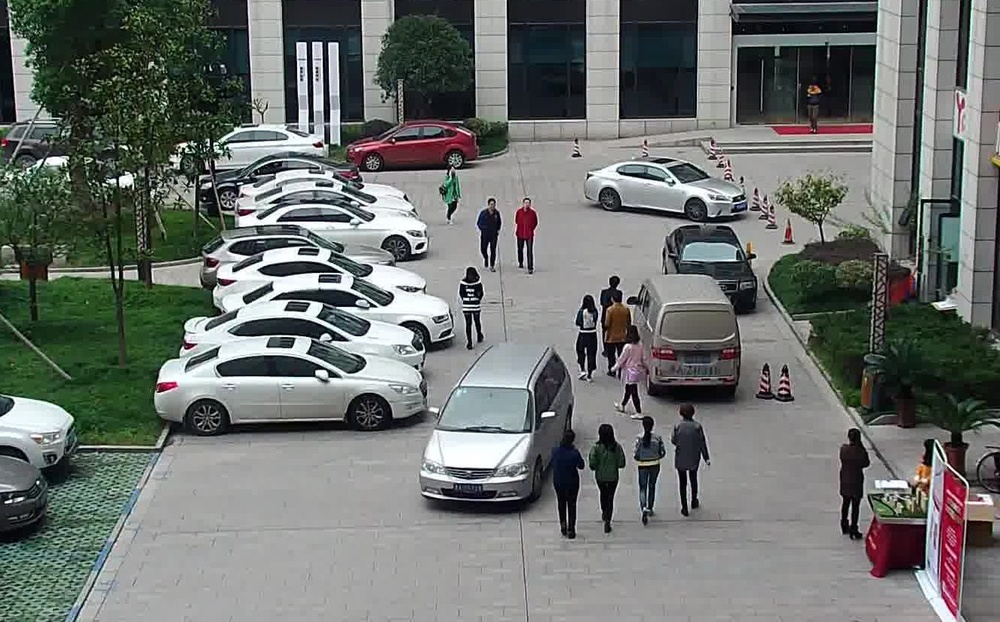
#> input picture yoloFastestV2-usb/parking.jpg, 1000 x 622 px, shrunk from 1326 x 825 before the run, given in place of the camera
$ python contours.py
#> lines starting #> are read from the running program, lines starting #| are printed output that depends on the picture; after the words box and inside, x2 and y2 are one past the last pixel; in counts of white or black regions, pixels touching at a corner belong together
import numpy as np
import cv2 as cv
import argparse
import imutils

cap = cv.VideoCapture(2)

while True:
    _, image = cap.read()
#> image is the input picture: shape (622, 1000, 3); mean B, G, R 109.8, 113.1, 108.8
    imgray = cv.cvtColor(image, cv.COLOR_BGR2GRAY)
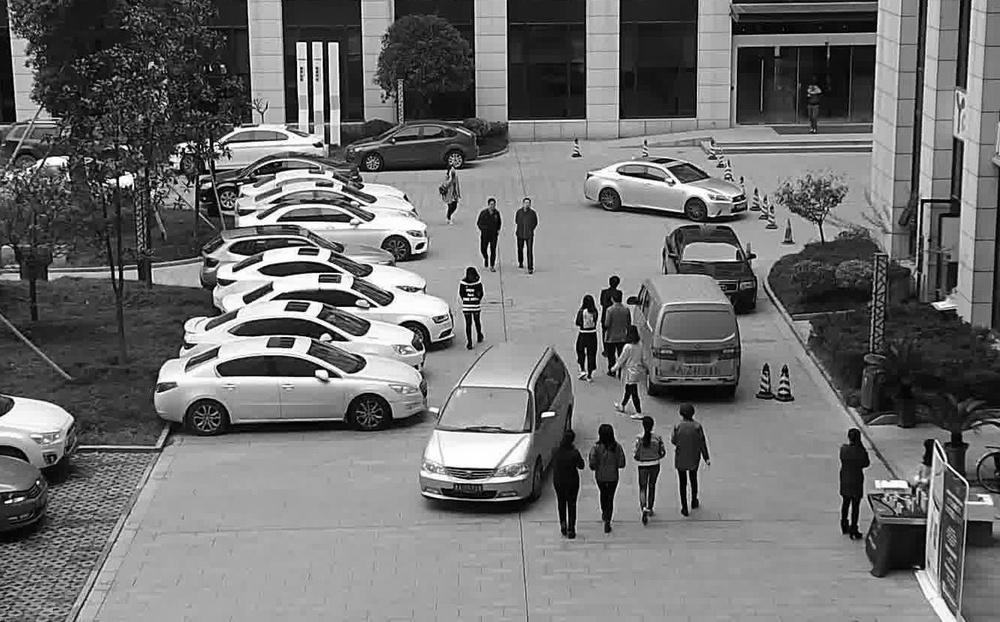
#> imgray: shape (622, 1000); min 0, max 255, mean 111.5
    ret,thresh = cv.threshold(imgray, 127, 255, cv.THRESH_BINARY)
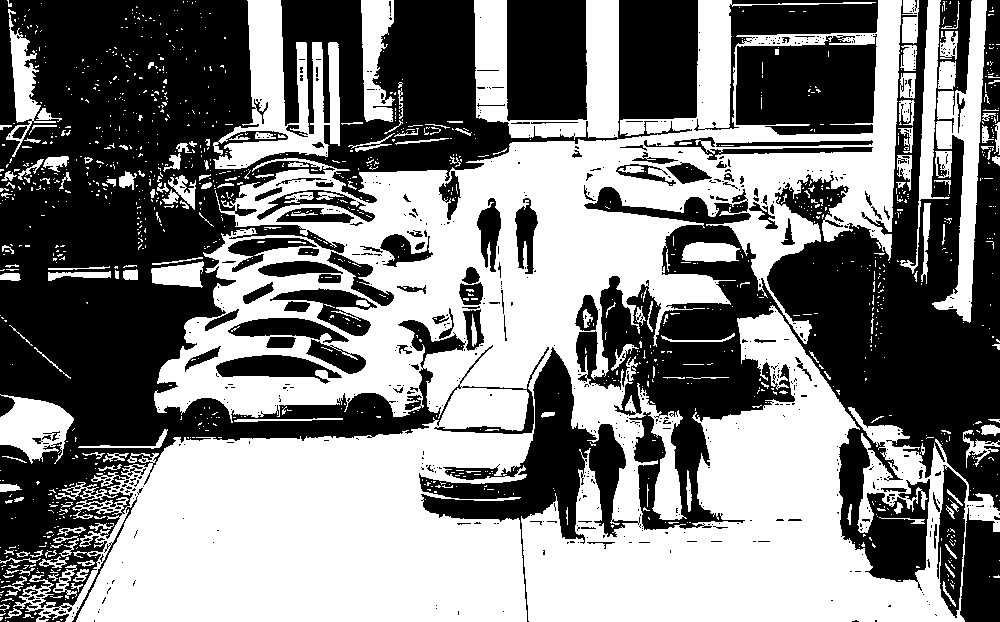
#> thresh: shape (622, 1000); 50.2% white; 721 black regions (617 under 20 px)

    contours = cv.findContours(thresh, cv.RETR_EXTERNAL, cv.CHAIN_APPROX_SIMPLE)
#> contours = 1142 contours, 1051 with area under 20; largest, box (x1, y1, x2, y2) and area: (13, 0, 1000, 622) 292236, (474, 0, 619, 140) 9198, (213, 0, 340, 169) 9018, (932, 0, 987, 323) 6126, (0, 394, 74, 464) 3062
    cnts = imutils.grab_contours(contours)
#> cnts has the same summary as contours
    c = max(cnts, key=cv.contourArea)
#> c = contour of 6272 points, box (x1, y1, x2, y2) (13, 0, 1000, 622), area 292236

    # output = image
    cv.drawContours(image, c, -1, (0, 0, 255), 3)
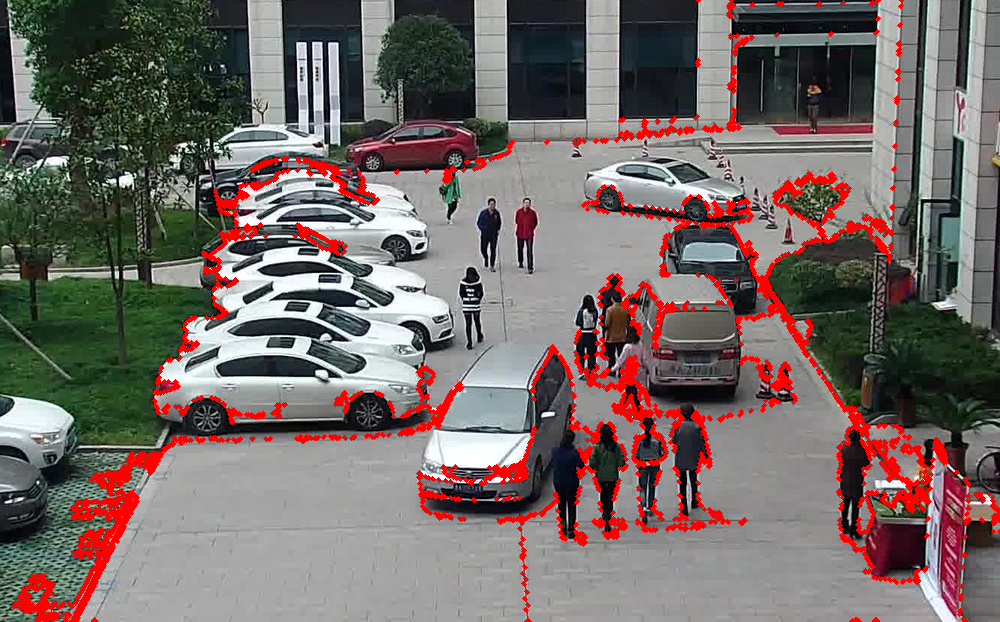
#> image: shape (622, 1000, 3); 6% of pixels changed, all inside (x1, y1, x2, y2) = (11, 0, 1000, 622)
    (x, y, w, h) = cv.boundingRect(c)
#> x = 13; y = 0; w = 987; h = 622
    text = "orignal, num_pts=()".format(len(c))
#> text = 'orignal, num_pts=()'
    cv.putText(image, text, (x, y - 15), cv.FONT_HERSHEY_SIMPLEX, 0.9, (0, 255, 0), 2)

    # [8 lines of commented-out code are left out]
    for eps in np.linspace(0.001, 0.05, 10):
        # approximate the contour
        peri = cv.arcLength(c, True)
        approx = cv.approxPolyDP(c, eps * peri, True)
        # draw the approximated contour on the image
        # output = image.copy()
        cv.drawContours(image, [approx], -1, (0, 255, 0), 3)
        text = "eps={:.4f}, num_pts={}".format(eps, len(approx))
        cv.putText(image, text, (x, y - 15), cv.FONT_HERSHEY_SIMPLEX,
            0.9, (0, 255, 0), 2)
        # show the approximated contour image
        print("[INFO] {}".format(text))
        cv.imshow("Approximated Contour", image)
#> this loop made 10 passes
#> (approx, text) on passes 4 to 10: ([[901, 0], [13, 606], [964, 621], [576, 362]], 'eps=0.0173, num_pts=4'), ([[901, 0], [13, 606], [964, 621]], 'eps=0.0228, num_pts=3'), ([[901, 0], [13, 606], [964, 621]], 'eps=0.0282, num_pts=3'), ([[901, 0], [13, 606], [964, 621]], 'eps=0.0337, num_pts=3'), ([[901, 0], [13, 606]], 'eps=0.0391, num_pts=2'), ([[901, 0], [13, 606]], 'eps=0.0446, num_pts=2'), ([[901, 0], [13, 606]], 'eps=0.0500, num_pts=2')
#> text on passes 1 to 3: 'eps=0.0010, num_pts=187', 'eps=0.0064, num_pts=19', 'eps=0.0119, num_pts=10'
#| [INFO] eps=0.0010, num_pts=187
#| [INFO] eps=0.0064, num_pts=19
#| [INFO] eps=0.0119, num_pts=10
#| [INFO] eps=0.0173, num_pts=4
#| [INFO] eps=0.0228, num_pts=3
#| [INFO] eps=0.0282, num_pts=3
#| [INFO] eps=0.0337, num_pts=3
#| [INFO] eps=0.0391, num_pts=2
#> (further printed lines are left out)
#> pass 1, `cv.imshow("Approximated Contour", image)`:
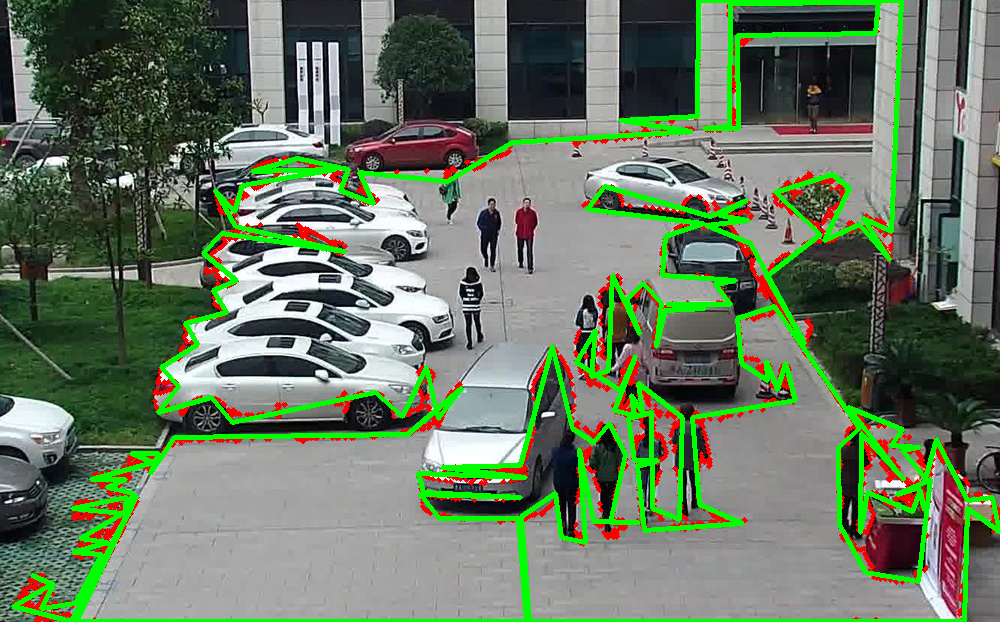
#> window 'Approximated Contour': shape (622, 1000, 3); mean B, G, R 97.1, 120.2, 103.3
#> pass 2, `cv.imshow("Approximated Contour", image)`:
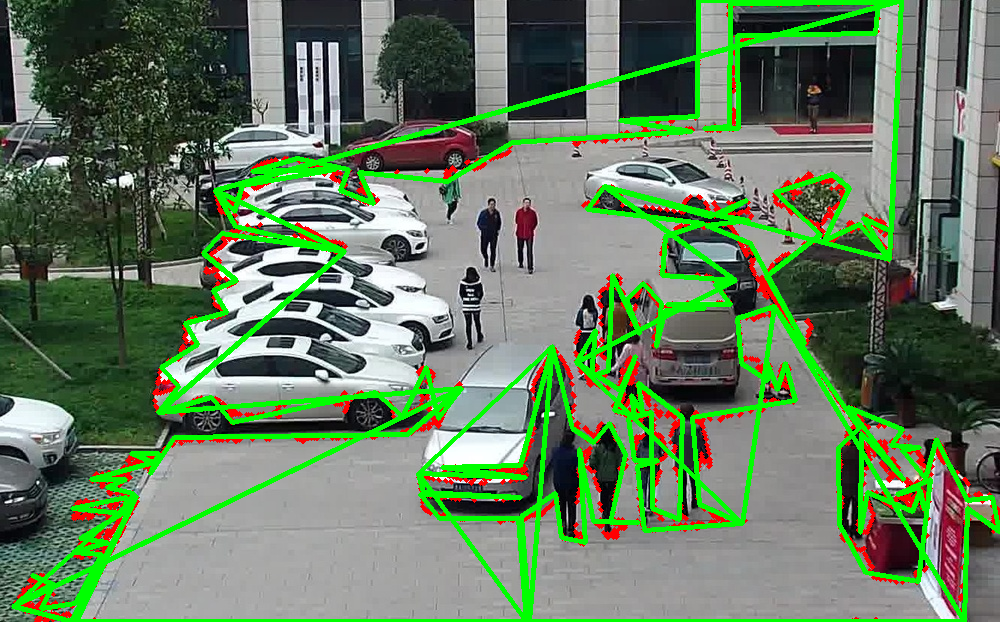
#> window 'Approximated Contour': shape (622, 1000, 3); mean B, G, R 94.2, 124, 99.8
#> after the loop:
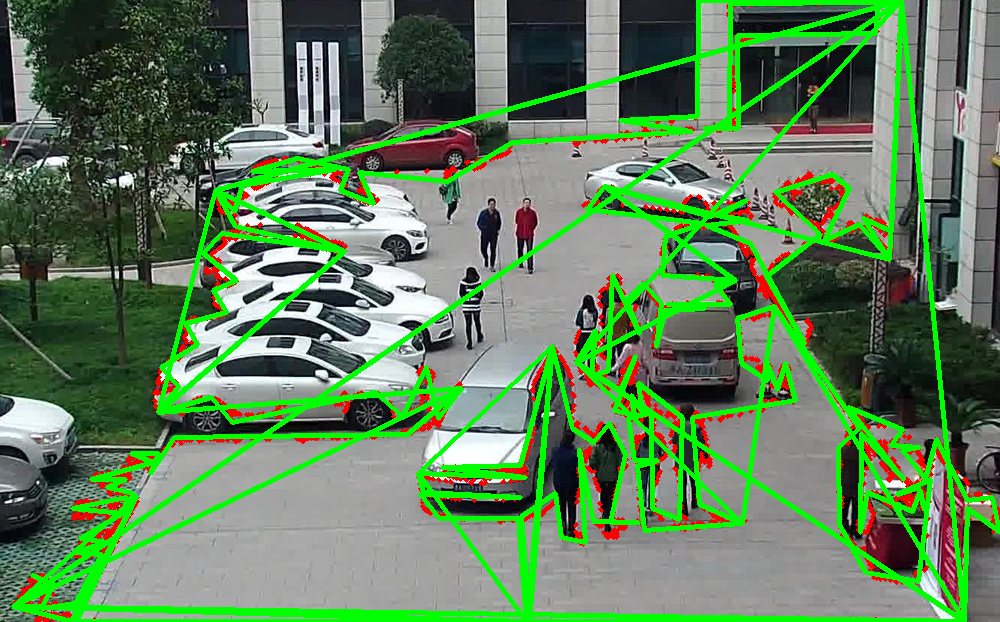
#> image: shape (622, 1000, 3); 13.22% of pixels changed, all inside (x1, y1, x2, y2) = (11, 0, 1000, 622)

    k = cv.waitKey(5) & 0xFF
#> (key Esc is pressed here)
    if k == 27:
        break

cap.release()
cv.destroyAllWindows()
